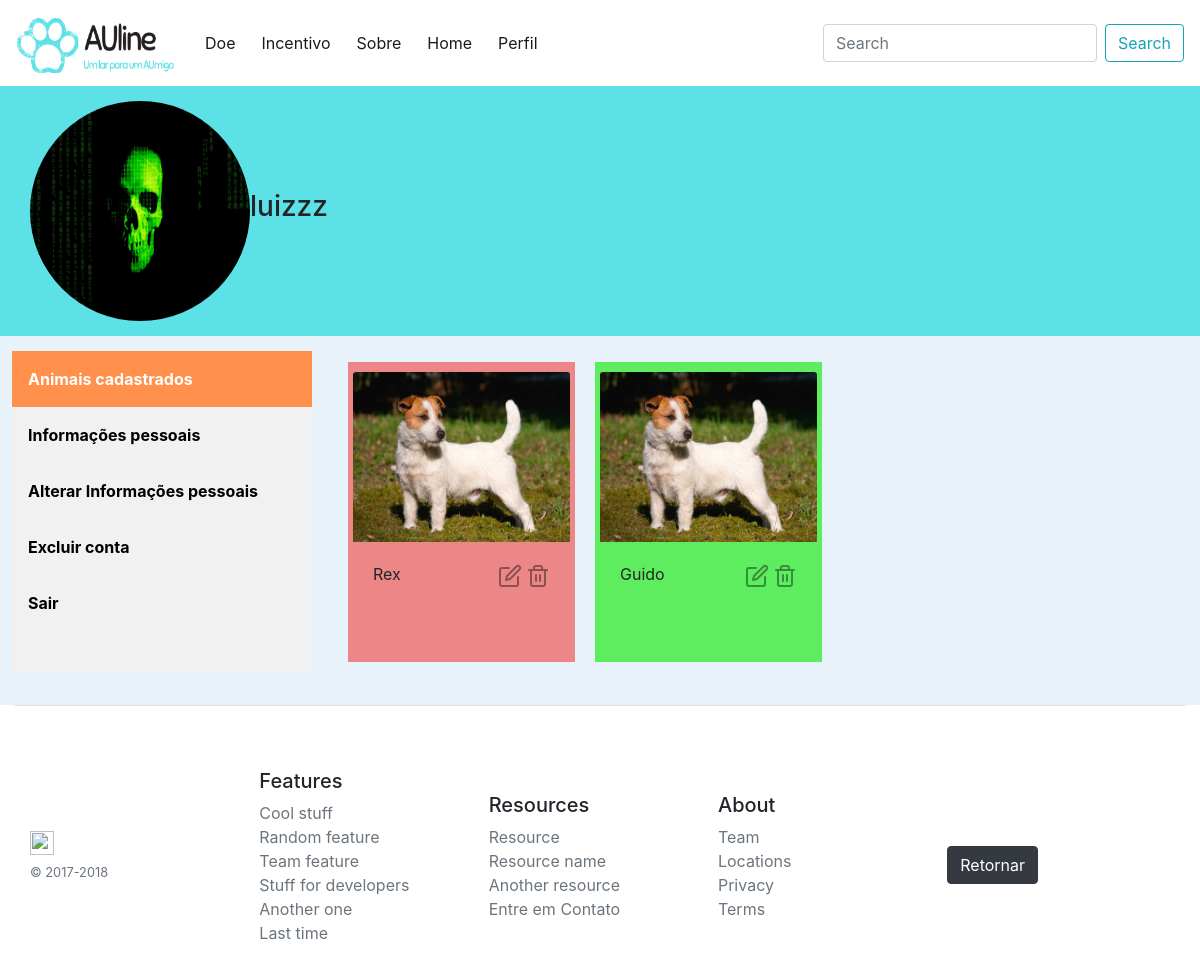
The page /perfil/animais (signed in) on the database as committed earlier.
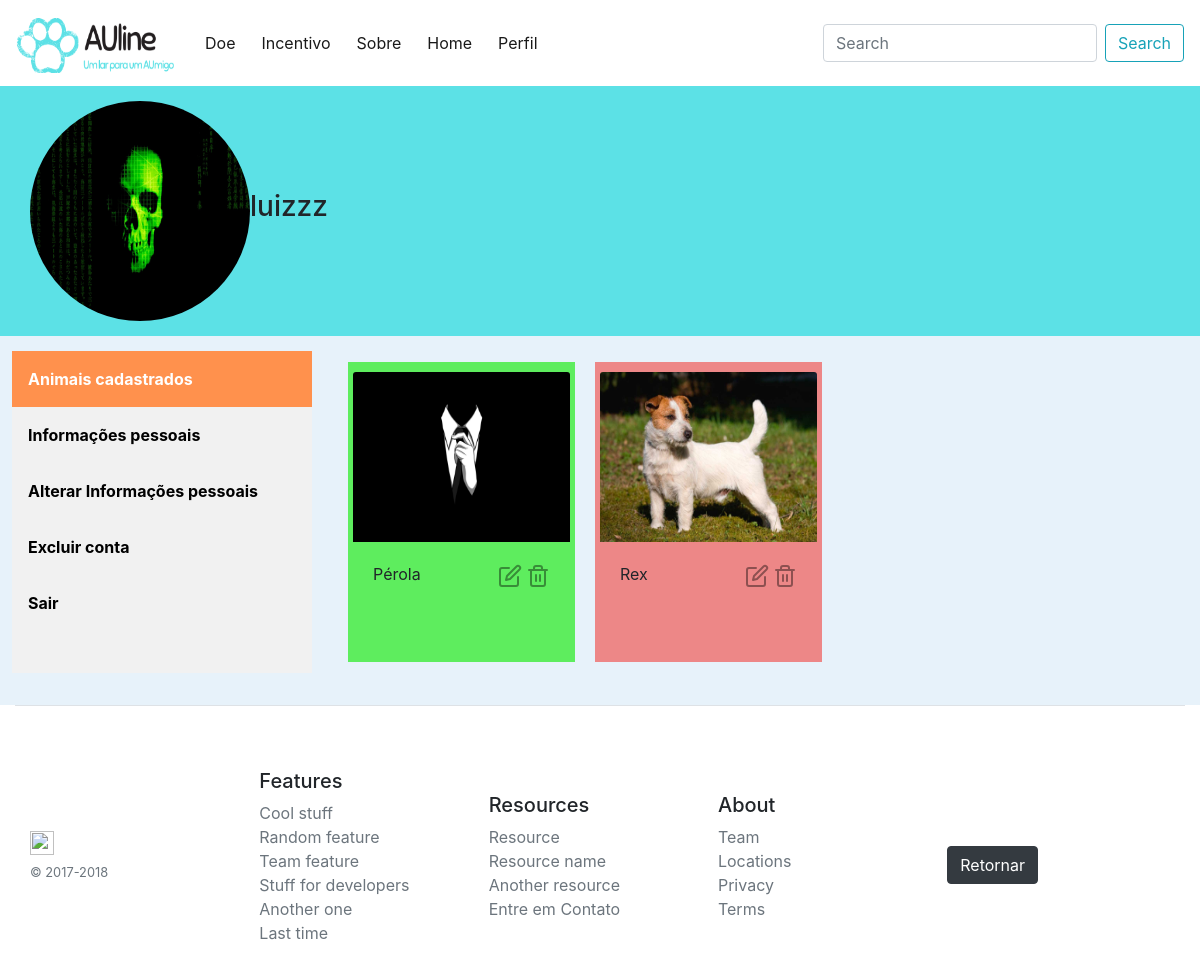
The same page on the database as committed later.
### users/models.py (models this page shows, shortened)
class Perfil(models.Model):
    user = models.OneToOneField(User, on_delete=models.CASCADE)
    data_de_nascimento = models.DateField('Data de nascimento', max_length=10)
    telefone = models.CharField('Telefone para contato', max_length=15)
    foto = models.ImageField('Foto de Perfil', upload_to='perfil', default='perfil/unknow.png')
    estado_usuario = models.CharField('Estado', max_length=50)
    cidade_usuario = models.CharField('Cidade', max_length=50, blank=True)
    rua_usuario = models.CharField('Rua', max_length=70, blank=True)

### publicacoes/models.py (models this page shows, shortened)
class Animal(models.Model):
    ESTADOS = (
        ('P', 'Perdido'),
        ('PA', 'Para Adoção'),
        ('E', 'Encontrado'),
    )
    SEXO = (
        ('F', 'Fêmea'),
        ('M', 'Macho'),
    )
    PORTE = (
        ('PE', 'Pequeno'),
        ('ME', 'Médio'),
        ('GR', 'Grande'),
    )
    nome = models.CharField('Nome', max_length=50)
    caracteristicas = models.TextField('Caracaterísticas')
    data_pub = models.DateTimeField('Data de Publicação', auto_now=True)
    imagem = models.ImageField('Imagem', upload_to='posts')
    categoria = models.CharField('Categoria', max_length=15, choices=ESTADOS, blank=True)
    sexo = models.CharField('Sexo', max_length=8, choices=SEXO, blank=True)
    porte = models.CharField('Porte', max_length=8, choices=PORTE, blank=True)
    usuario = models.ForeignKey(User, on_delete=models.CASCADE)
    vacinado = models.BooleanField('Vacinado', blank=True)
    vermifugado = models.BooleanField('Vermifugado', blank=True)
    castrado = models.BooleanField('Castrado', blank=True)
    estado = models.CharField('Estado', max_length=50)
    cidade = models.CharField('Cidade', max_length=50)
    rua = models.CharField('Rua', max_length=70)
    class Meta:
        ordering = ('-data_pub', )

### perfis/views.py (the view)
# urls.py: path('animais', perfil, name='animais'),
@login_required
def perfil(request):
    categorias = {}
    ids = []
    animais = Animal.objects.filter(usuario=request.user.id)
    usuario = User.objects.get(id=request.user.id)
    perfil_usuario = Perfil.objects.filter(user=request.user.id).first
    for animal in animais:
        categorias[animal.id] = animal.categoria
        ids.append(animal.id)
    contexto = {
        'animais':animais,
        'usuario':usuario,
        'perfil_usuario':perfil_usuario,
        'ids':ids,
        'categorias':categorias,
    }
    return render(request, 'perfil.html', contexto)

### templates/perfil.html (shortened to what this page needs)
{% extends 'base.html' %}
{% load static %}
{% block conteudo %}
<body onload="CategoriaAnimal();" >
    <div class="profilebar">
        <img src="../media/{{perfil_usuario.foto}}" alt="{{usuario.username}}" class="img-profile">
        <h3>{{usuario.username}}</h3>
    </div>
    <div class="content">
        <div class="row-profile">
            <div class="sidebar">
            <a class="active" href="{% url 'animais'%}">Animais cadastrados</a>
            <a href="{% url 'informacoes-pessoais'%}">Informações pessoais</a>
            <a href="{% url 'alterar-informacoes' usuario.id %}">Alterar Informações pessoais</a>
            <a href="{% url 'excluir-conta' usuario.id %}">Excluir conta</a>
            <a href="{% url 'logout' %}">Sair</a>
          </div>
          <div class="content-profile">
                {% for animal in animais %}
                    <div class="card-perfil" id="{{animal.id}}">
                        <img class="card-img-top img-profile-animal"
                        src="../media/{{animal.imagem}}" alt="{{animal.nome}}">
                        <div class="card-body">
                            <div class="card-body-top">
                                <p>{{animal.nome}}</p>
                                <div>
                                    <a href="{% url 'editar-animal' animal.id %}" class="icon-crud">
                                        <img src="{% static 'imagens/edit.svg' %}" alt="editar">
                                    </a>
                                    <a href="{% url 'excluir-animal' animal.id %}" class="icon-crud">
                                        <img src="{% static 'imagens/trash-2.svg' %}" alt="apagar">
                                    </a>
                                </div>
                            </div>
                        </div>
                    </div>
                {% endfor %}
          </div>
        </div>
    </div>
</body>
{% endblock conteudo %}

### templates/base.html (shortened to what this page needs)
{% load static %}
<!DOCTYPE html>
<html lang="en">
<head>
    <link rel="stylesheet" href="{% static 'bootstrap/css/bootstrap.min.css' %}">
    <link rel="stylesheet" href="{% static 'css/style.css' %}">
</head>
<body >
    <nav class="navbar navbar-expand-lg navbar-light bg-white" id="topo">
    <a class="navbar-brand" href="#"><img src="{% static 'imagens/logo.png' %}"
        style = "width: 160px; height: 60px;" alt="logo"></a>
    <div class="collapse navbar-collapse" id="navbarTogglerDemo03">
        <ul class="navbar-nav mr-auto mt-2 mt-lg-0">
        <li class="nav-item active">
            <a class="nav-link" href="#"> Doe </a>
        </li>
        <li class="nav-item active">
            <a class="nav-link" href="#"> Incentivo </a>
        </li>
        <li class="nav-item active">
            <a class="nav-link" href="#"> Sobre </a>
        </li>
        <li class="nav-item active">
          <a class="nav-link" href="{% url '' %}"> Home </a>
        </li>
        {% if user.is_authenticated %}
          <li class="nav-item active">
            <a class="nav-link" href="{% url 'animais' %}"> Perfil </a>
          </li>
        {% endif %}
          </ul>
        <form class="form-inline my-2 my-lg-0">
            <input class="form-control mr-sm-2" type="search" placeholder="Search" aria-label="Search">
            <button class="btn btn-outline-info my-2 my-sm-0" type="submit">Search</button>
        </form>
    </div>
    </nav>
        {% block conteudo %}
        {% endblock conteudo %}
    <div class="container bg-white footer">
    <footer class="pt-4 my-md-5 pt-md-5 border-top" style = "margin-bottom: 0px;" >
        <div class="row">
          <div class="col-12 col-md">
                <img class="mb-2" src="https://getbootstrap.com/docs/4.0/assets/brand/bootstrap-solid.svg" alt="" width="24" height="24">
                <small class="d-block mb-3 text-muted">&copy; 2017-2018</small>
          </div>
          <div class="col-6 col-md">
            <h5>Features</h5>
            <ul class="list-unstyled text-small">
              <li><a class="text-muted" href="#">Cool stuff</a></li>
              <li><a class="text-muted" href="#">Random feature</a></li>
              <li><a class="text-muted" href="#">Team feature</a></li>
              <li><a class="text-muted" href="#">Stuff for developers</a></li>
              <li><a class="text-muted" href="#">Another one</a></li>
              <li><a class="text-muted" href="#">Last time</a></li>
            </ul>
          </div>
          <div class="col-6 col-md">
            <h5>Resources</h5>
            <ul class="list-unstyled text-small">
              <li><a class="text-muted" href="#">Resource</a></li>
              <li><a class="text-muted" href="#">Resource name</a></li>
              <li><a class="text-muted" href="#">Another resource</a></li>
              <li><a class="text-muted" href="{% url 'contato' %}">Entre em Contato</a></li>
            </ul>
          </div>
          <div class="col-6 col-md">
            <h5>About</h5>
            <ul class="list-unstyled text-small">
              <li><a class="text-muted" href="#">Team</a></li>
              <li><a class="text-muted" href="#">Locations</a></li>
              <li><a class="text-muted" href="#">Privacy</a></li>
              <li><a class="text-muted" href="#">Terms</a></li>
            </ul>
          </div>
          <div class="col-6 col-md">
            <a href="#topo"><button type="button" class="btn btn-dark">Retornar</button></a>
          </div>
        </div>
      </footer>
    </div>
</body>
</html>

### static/css/style.css (style rules this page uses)
body { background-color: #E7F2FA; }
* { margin:0; padding: 0; box-sizing: border-box }
.card-perfil { margin: 10px; padding: 5px; height: 350px; max-width: 272px; }
.card-perfil .card-body .card-body-top { display: flex; flex-direction: row; justify-content: space-between; height: 25px; }
.card-perfil .card-body .card-body-top .icon-crud { opacity: 0.4; text-decoration: none; }
.card-img-top { margin-top: 5px; width: 260px; height: 180px; }
.nav-item { padding: 5px; }
.footer { max-width: 100%; }
.my-md-5 { margin-top: 2rem !important; margin-bottom: 0 !important; }
.card-perfil { padding: 5px; background-color: white; margin: 10px; height: 300px; }
.profilebar { background-color: #5ce1e6; width: 100%; height: 250px; display: flex; justify-content: start; align-items: center; }
.img-profile { border-radius: 200px; height: 220px; width: 220px; margin-left: 30px; }
.sidebar { margin: 0; padding: 0; width: 30%; min-width:250px; max-width: 300px; background-color: #f1f1f1; overflow: auto; }
.sidebar a { display: block; color: black; padding: 16px; text-decoration: none; font-weight: 700; width: 100%; }
.sidebar a.active { background-color: #ff914d; color: white; }
.content-profile { margin-left: 10px; padding: 1px 16px; width: 70%; display: flex; flex-direction: row; flex-wrap: wrap; }
.content { width: 100%; display:flex; justify-content: center; }
.row { margin: 0; justify-content: center; margin-top: 15px; align-items: center; width: 98%; }
.row-profile { display: flex; margin: 0; justify-content: flex-start; flex-direction: row; margin-top: 15px; width: 98%; }
.img-profile-animal { width: 217px; height: 170px; }

Rows that differ between the two databases and show on the page:
removed Animal: imagem (picture), nome "Guido"
added Animal: imagem (picture), nome "Pérola"
